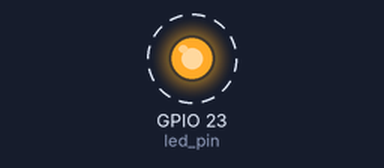
Bench run of a program on a simulated Raspberry Pi (BCM pin numbers). Shown: output pins drawn as LEDs (lit = HIGH). Dashed ring = blinking.

Above: at 0.5 s.
Timing chart, 0 to 4.6 s (numbered marks = the images above):
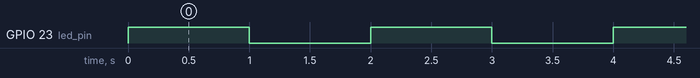

Measured:
- by itself, GPIO 23 (led_pin): alternates HIGH for 1.0 s and LOW for 1.0 s

The program:

led.py
```python
import wiringpi as pi, time

led_pin=23
#  23 pin (GPIO number to connect to LED )

pi.wiringPiSetupGpio()
pi.pinMode(led_pin,1)

while True:
	pi.digitalWrite(led_pin,1)
	time.sleep(1)
	pi.digitalWrite(led_pin,0)
	time.sleep(1)
```
